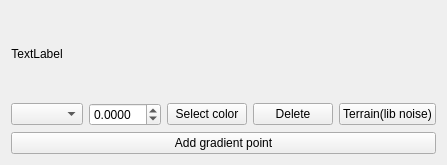
<?xml version="1.0" encoding="UTF-8"?>
<ui version="4.0">
 <class>GradientEditor</class>
 <widget class="QWidget" name="GradientEditor">
  <property name="geometry">
   <rect>
    <x>0</x>
    <y>0</y>
    <width>447</width>
    <height>165</height>
   </rect>
  </property>
  <property name="windowTitle">
   <string>Form</string>
  </property>
  <layout class="QVBoxLayout" name="verticalLayout">
   <item>
    <widget class="QLabel" name="gradientPreview">
     <property name="sizePolicy">
      <sizepolicy hsizetype="Fixed" vsizetype="Preferred">
       <horstretch>0</horstretch>
       <verstretch>0</verstretch>
      </sizepolicy>
     </property>
     <property name="text">
      <string>TextLabel</string>
     </property>
     <property name="textFormat">
      <enum>Qt::PlainText</enum>
     </property>
     <property name="alignment">
      <set>Qt::AlignCenter</set>
     </property>
    </widget>
   </item>
   <item>
    <layout class="QHBoxLayout" name="horizontalLayout">
     <item>
      <widget class="QComboBox" name="gradientPoints"/>
     </item>
     <item>
      <widget class="QDoubleSpinBox" name="gradientPointPosition">
       <property name="decimals">
        <number>4</number>
       </property>
       <property name="minimum">
        <double>-1.000000000000000</double>
       </property>
       <property name="maximum">
        <double>1.000000000000000</double>
       </property>
       <property name="singleStep">
        <double>0.010000000000000</double>
       </property>
      </widget>
     </item>
     <item>
      <widget class="QPushButton" name="gradientColor">
       <property name="text">
        <string>Select color</string>
       </property>
      </widget>
     </item>
     <item>
      <widget class="QPushButton" name="deleteGradientPoint">
       <property name="text">
        <string>Delete</string>
       </property>
      </widget>
     </item>
     <item>
      <widget class="QPushButton" name="pushButton">
       <property name="text">
        <string>Terrain(lib noise)</string>
       </property>
      </widget>
     </item>
    </layout>
   </item>
   <item>
    <widget class="QPushButton" name="addGradientPoint">
     <property name="text">
      <string>Add gradient point</string>
     </property>
    </widget>
   </item>
  </layout>
 </widget>
 <resources/>
 <connections/>
</ui>
